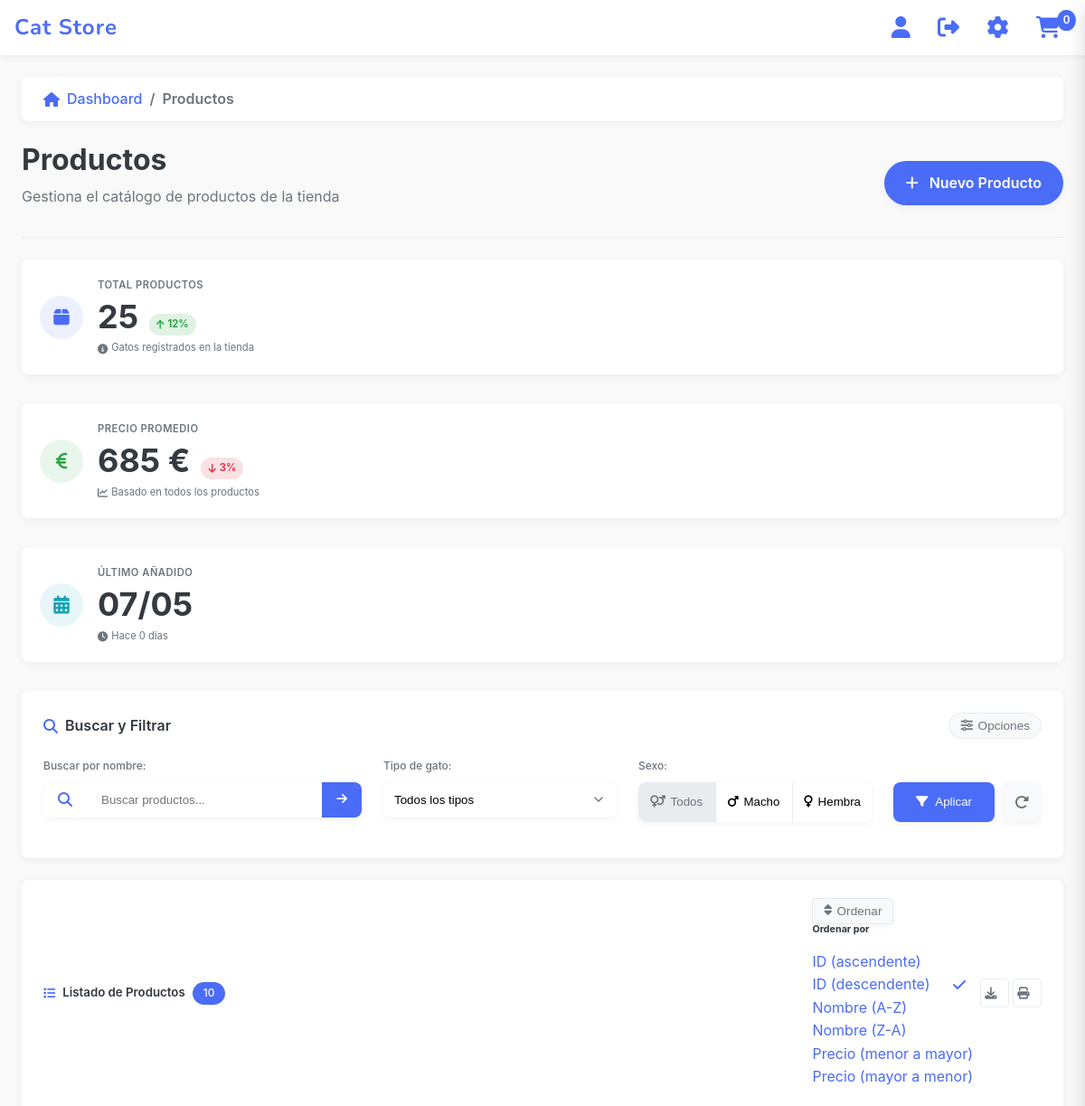
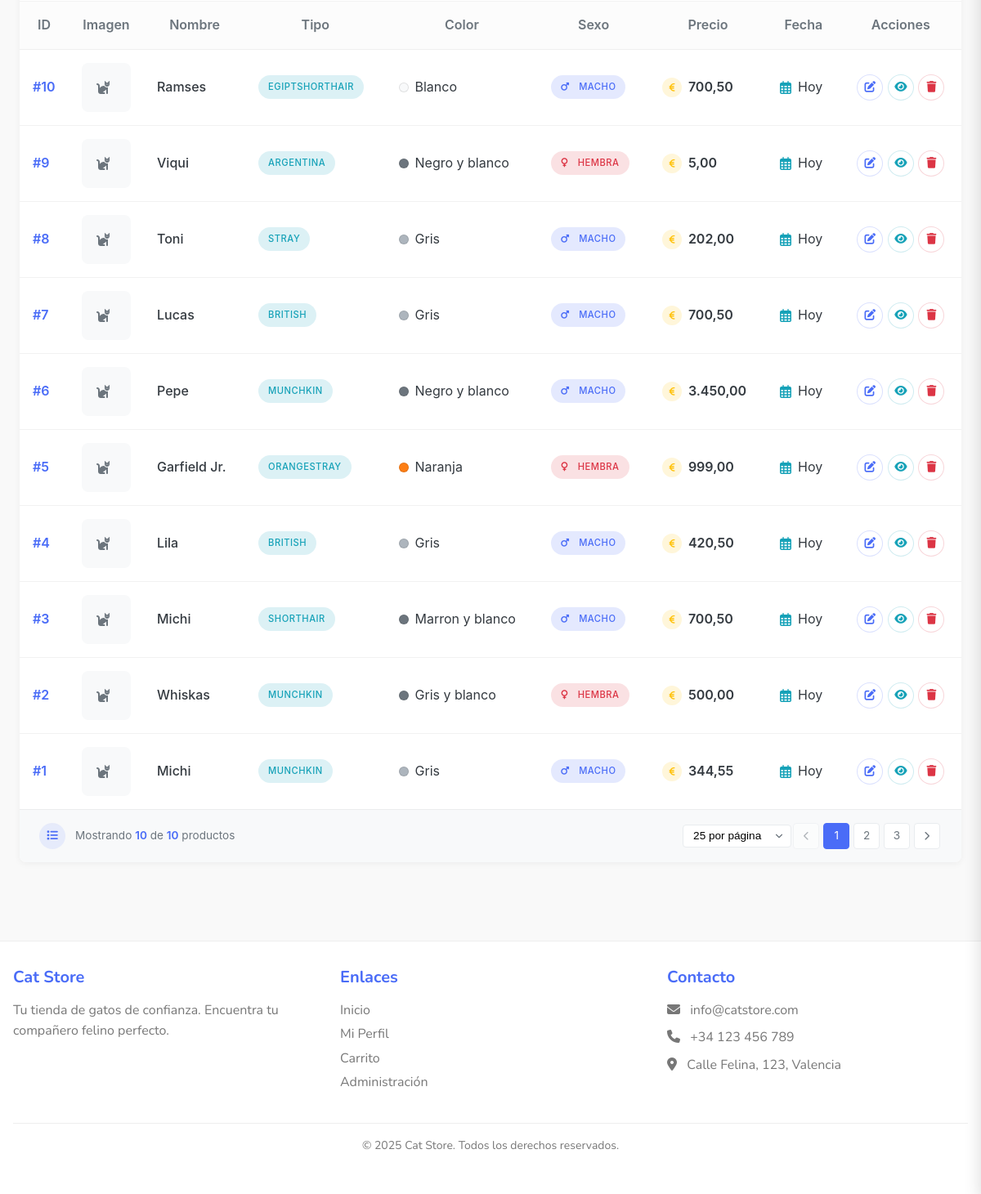
/views/admin/products.php?orderBy=id&orderDir=DESC (signed in), run on the app's committed database (2 pictures, top to bottom).
### tables this page shows
CREATE TABLE IF NOT EXISTS animal (
  id INT(11) NOT NULL PRIMARY KEY AUTO_INCREMENT, 
  nombre VARCHAR(50) NOT NULL, 
  tipo VARCHAR(50) NOT NULL, 
  color VARCHAR(20) NOT NULL, 
  sexo BOOLEAN NOT NULL, 
  precio DECIMAL(10,2) NOT NULL, 
  foto LONGBLOB NULL, 
  fecha_anyadido TIMESTAMP NOT NULL DEFAULT CURRENT_TIMESTAMP
);

### views/admin/products.php (the view, shortened to what the rows shown need)
<?php
require_once __DIR__ . '/../../includes/auth_middleware.php';
require_once __DIR__ . '/../../controllers/AdminController.php';
$adminController = new AdminController();
$orderBy = isset($_GET['orderBy']) ? $_GET['orderBy'] : 'id';
$orderDir = isset($_GET['orderDir']) ? $_GET['orderDir'] : 'ASC';
$result = $adminController->getAllProducts($orderBy, $orderDir);
include_once __DIR__ . '/../../includes/header.php';
?>
<div class="admin-container">
    <div class="page-header">
        <div>
            <h1 class="page-title">Productos</h1>
        </div>
    </div>
    <div class="products-card animate-fade-up" style="animation-delay: 0.5s;">
        <div class="products-table-wrapper">
            <table class="products-table">
                <thead>
                    <tr>
                        <th width="60">ID</th>
                        <th width="80">Imagen</th>
                        <th>Nombre</th>
                        <th>Tipo</th>
                        <th>Color</th>
                        <th>Sexo</th>
                        <th>Precio</th>
                        <th>Fecha</th>
                        <th class="text-center">Acciones</th>
                    </tr>
                </thead>
                <tbody>
                    <?php if ($result['success'] && count($result['data']) > 0): ?>
                        <?php foreach ($result['data'] as $index => $product): ?>
                            <tr class="animate-fade-up" style="animation-delay: <?php echo 0.1 + ($index * 0.05); ?>s;">
                                <td><span class="product-id">#<?php echo $product['id']; ?></span></td>
                                <td>
                                    <?php if (!empty($product['foto'])): ?>
                                        <img
                                            alt="<?php echo htmlspecialchars($product['nombre']); ?>"
                                            class="product-image">
                                    <?php else: ?>
                                        <div class="product-image-placeholder">
                                            <i class="fas fa-cat"></i>
                                        </div>
                                    <?php endif; ?>
                                </td>
                                <td><span class="product-name"><?php echo htmlspecialchars($product['nombre']); ?></span></td>
                                <td>
                                    <span class="product-tag product-tag-info">
                                        <?php echo htmlspecialchars($product['tipo']); ?>
                                    </span>
                                </td>
                                <td>
                                    <div class="product-color">
                                        <span class="product-color-dot" style="background-color: <?php echo strtolower($product['color']) == 'blanco' ? '#f8f9fa' : (strtolower($product['color']) == 'negro' ? '#212529' : (strtolower($product['color']) == 'gris' ? '#adb5bd' : (strtolower($product['color']) == 'naranja' ? '#fd7e14' : (strtolower($product['color']) == 'marrón' ? '#6f4e37' : '#6c757d')))); ?>;"></span>
                                        <span><?php echo htmlspecialchars($product['color']); ?></span>
                                    </div>
                                </td>
                                <td>
                                    <span class="product-tag <?php echo $product['sexo'] ? 'product-tag-primary' : 'product-tag-danger'; ?>">
                                        <i class="fas fa-<?php echo $product['sexo'] ? 'mars' : 'venus'; ?>"></i>
                                        <?php echo $product['sexo'] ? 'Macho' : 'Hembra'; ?>
                                    </span>
                                </td>
                                <td>
                                    <div class="product-price">
                                        <div class="product-price-icon">
                                            <i class="fas fa-euro-sign"></i>
                                        </div>
                                        <?php echo number_format($product['precio'], 2, ',', '.'); ?>
                                    </div>
                                </td>
                                <td>
                                    <div class="product-date">
                                        <i class="far fa-calendar-alt"></i>
                                        <span data-toggle="tooltip" title="<?php echo date('d/m/Y H:i', strtotime($product['fecha_anyadido'])); ?>">
                                            <?php
                                            $date = new DateTime($product['fecha_anyadido']);
                                            $now = new DateTime();
                                            $interval = $date->diff($now);
                                            if ($interval->days == 0) {
                                                echo 'Hoy';
                                            } elseif ($interval->days == 1) {
                                                echo 'Ayer';
                                            } elseif ($interval->days < 7) {
                                                echo 'Hace ' . $interval->days . ' días';
                                            } else {
                                                echo date('d/m/Y', strtotime($product['fecha_anyadido']));
                                            }
                                            ?>
                                        </span>
                                    </div>
                                </td>
                                <td>
                                    <div class="product-actions">
                                        <a href="/views/admin/product_form.php?id=<?php echo $product['id']; ?>" class="product-action-btn product-action-btn-primary" data-toggle="tooltip" title="Editar">
                                            <i class="fas fa-edit"></i>
                                        </a>
                                        <a href="/views/admin/product_view.php?id=<?php echo $product['id']; ?>" class="product-action-btn product-action-btn-info" data-toggle="tooltip" title="Ver detalles">
                                            <i class="fas fa-eye"></i>
                                        </a>
                                        <button class="product-action-btn product-action-btn-danger delete-product"
                                            data-id="<?php echo $product['id']; ?>"
                                            data-name="<?php echo htmlspecialchars($product['nombre']); ?>"
                                            data-toggle="tooltip" title="Eliminar">
                                            <i class="fas fa-trash"></i>
                                        </button>
                                    </div>
                                </td>
                            </tr>
                        <?php endforeach; ?>
                    <?php endif; ?>
                </tbody>
            </table>
        </div>
    </div>
</div>
<?php require_once __DIR__ . '/../../includes/footer.php'; ?>

### data on the page
animal: id "10", nombre "Ramses", tipo "EGIPTSHORTHAIR", color "Blanco", sexo 1 (drawn), precio "700,50", shows "Hoy"
animal: id "9", nombre "Viqui", tipo "ARGENTINA", color "Negro y blanco", sexo 0 (drawn), precio "5,00", shows "Hoy"
animal: id "8", nombre "Toni", tipo "STRAY", color "Gris", sexo 1 (drawn), precio "202,00", shows "Hoy"
animal: id "7", nombre "Lucas", tipo "BRITISH", color "Gris", sexo 1 (drawn), precio "700,50", shows "Hoy"
animal: id "6", nombre "Pepe", tipo "MUNCHKIN", color "Negro y blanco", sexo 1 (drawn), precio "3.450,00", shows "Hoy"
animal: id "5", nombre "Garfield Jr.", tipo "ORANGESTRAY", color "Naranja", sexo 0 (drawn), precio "999,00", shows "Hoy"
animal: id "4", nombre "Lila", tipo "BRITISH", color "Gris", sexo 1 (drawn), precio "420,50", shows "Hoy"
animal: id "3", nombre "Michi", tipo "SHORTHAIR", color "Marron y blanco", sexo 1 (drawn), precio "700,50", shows "Hoy"
animal: id "2", nombre "Whiskas", tipo "MUNCHKIN", color "Gris y blanco", sexo 0 (drawn), precio "500,00", shows "Hoy"
animal: id "1", nombre "Michi", tipo "MUNCHKIN", color "Gris", sexo 1 (drawn), precio "344,55", shows "Hoy"

### other printed values
$cartCount "0"
$result['count'] "10"
count($result['data']) "10"
